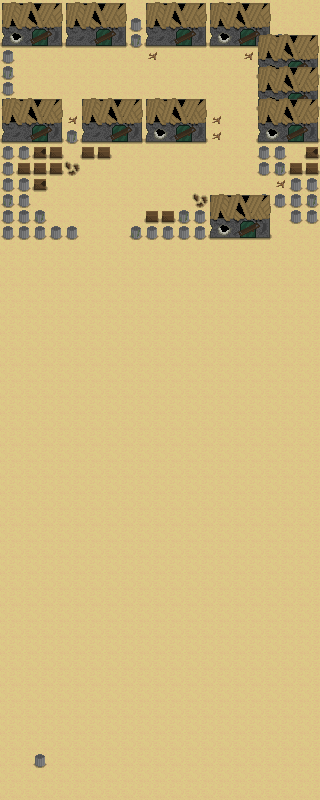

Below is a game level as drawn by its tile map, then a one-line description and the .tmx that defines it (tile-layer data replaced by summaries):
An orthogonal 20x50 tile map with 16x16 px tiles, 2 tile layers (Background, Foreground), 2 tilesets and 3 objects (3x item).

<map version="1.0" orientation="orthogonal" width="20" height="50" tilewidth="16" tileheight="16">
 <properties>
  <property name="spawnX" value="2" />
  <property name="spawnY" value="3" />
 </properties>
 <tileset firstgid="1" name="Main" tilewidth="16" tileheight="16">
  <image source="tileset.png" width="128" height="64" />
  <tile id="0">
   <properties>
    <property name="solid" value="false" />
   </properties>
  </tile>
  <tile id="1">
   <properties>
    <property name="solid" value="true" />
   </properties>
  </tile>
  <tile id="3">
   <properties>
    <property name="solid" value="true" />
   </properties>
  </tile>
  <tile id="4">
   <properties>
    <property name="solid" value="false" />
   </properties>
  </tile>
  <tile id="5">
   <properties>
    <property name="solid" value="false" />
   </properties>
  </tile>
  <tile id="6">
   <properties>
    <property name="solid" value="false" />
   </properties>
  </tile>
  <tile id="7">
   <properties>
    <property name="solid" value="false" />
   </properties>
  </tile>
  <tile id="8">
   <properties>
    <property name="solid" value="true" />
   </properties>
  </tile>
  <tile id="9">
   <properties>
    <property name="solid" value="true" />
   </properties>
  </tile>
  <tile id="10">
   <properties>
    <property name="solid" value="true" />
   </properties>
  </tile>
  <tile id="11">
   <properties>
    <property name="solid" value="true" />
   </properties>
  </tile>
  <tile id="16">
   <properties>
    <property name="solid" value="true" />
   </properties>
  </tile>
  <tile id="17">
   <properties>
    <property name="solid" value="true" />
   </properties>
  </tile>
 </tileset>
 <tileset firstgid="33" name="Items" tilewidth="16" tileheight="16">
  <image source="items.png" width="128" height="128" />
  <tile id="0">
   <properties>
    <property name="item" value="healthPotion" />
   </properties>
  </tile>
 </tileset>
 <layer name="Background" width="20" height="50">
  <data>[1000 cells, 1000 non-empty, 17 distinct tile ids]</data>
 </layer>
 <layer name="Foreground" width="20" height="50">
  <data>[1000 cells, 44 non-empty, 4 distinct tile ids]</data>
 </layer>
 <objectgroup name="Objects" width="20" height="50">
  <object name="HealthPotion" type="item" x="272" y="176" width="16" height="16">
   <properties>
    <property name="item" value="healthPotion" />
   </properties>
  </object>
  <object name="HealthPotion" type="item" x="64" y="128" width="16" height="16">
   <properties>
    <property name="item" value="healthPotion" />
   </properties>
  </object>
  <object name="Cage" type="item" x="32" y="176" width="16" height="16">
   <properties>
    <property name="item" value="cage" />
   </properties>
  </object>
 </objectgroup>
</map>
